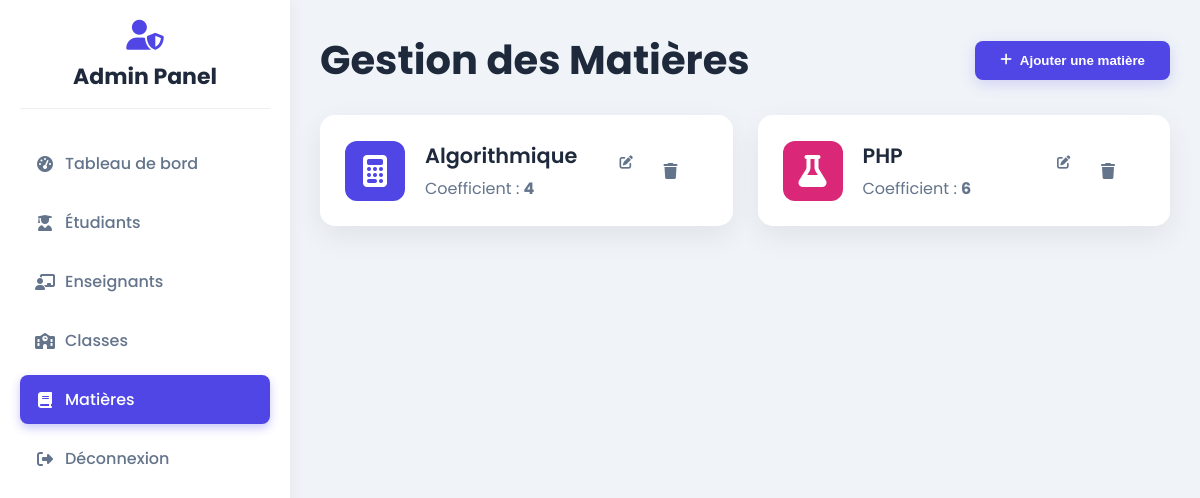
The app's page /admin/matieres.php (signed in) with its own data.
### tables this page shows
CREATE TABLE IF NOT EXISTS `matieres` (
  `id` int NOT NULL AUTO_INCREMENT,
  `nom` varchar(100) DEFAULT NULL,
  `coefficient` int DEFAULT NULL,
  PRIMARY KEY (`id`)
);

### admin/matieres.php (the view, shortened to what this page needs)
<?php
require_once '../config/db.php';
$stmt = $pdo->query("SELECT * FROM matieres ORDER BY nom");
$matieres = $stmt->fetchAll(PDO::FETCH_ASSOC);
?>
<!DOCTYPE html>
<html lang="fr">
<head>
    <link rel="stylesheet" href="https://cdnjs.cloudflare.com/ajax/libs/font-awesome/6.4.0/css/all.min.css">
</head>
<body>
<div class="dashboard-container">
    <aside class="sidebar">
        <div class="admin-header"><i class="fas fa-user-shield"></i><h2>Admin Panel</h2></div>
        <ul>
            <li><a href="dashboard.php"><i class="fas fa-tachometer-alt"></i> Tableau de bord</a></li>
            <li><a href="etudiants.php"><i class="fas fa-user-graduate"></i> Étudiants</a></li>
            <li><a href="enseignants.php"><i class="fas fa-chalkboard-teacher"></i> Enseignants</a></li>
            <li><a href="classes.php"><i class="fas fa-school"></i> Classes</a></li>
            <li><a href="matieres.php" class="active"><i class="fas fa-book"></i> Matières</a></li>
            <li><a href="../auth/logout.php"><i class="fas fa-sign-out-alt"></i> Déconnexion</a></li>
        </ul>
    </aside>
    <main class="main-content">
        <div class="page-header">
            <h1>Gestion des Matières</h1>
            <button class="btn btn-primary" id="addBtn"><i class="fas fa-plus"></i> Ajouter une matière</button>
        </div>
        <div class="matieres-grid">
            <?php if (empty($matieres)): ?>
                <p>Aucune matière n'a été créée pour le moment.</p>
            <?php else: ?>
                <?php
                $colors = ['#4f46e5', '#db2777', '#10b981', '#f59e0b', '#3b82f6', '#8b5cf6'];
                $icons = ['fa-calculator', 'fa-flask', 'fa-globe-europe', 'fa-history', 'fa-paint-brush', 'fa-music'];
                $i = 0;
                foreach ($matieres as $matiere):
                    $color = $colors[$i % count($colors)];
                    $icon = $icons[$i % count($icons)];
                    $i++;
                ?>
                    <div class="matiere-card" style="animation-delay: <?= $i * 80 ?>ms">
                        <div class="card-icon" style="background-color: <?= $color ?>;">
                            <i class="fas <?= $icon ?>"></i>
                        </div>
                        <div class="card-details">
                            <h3><?= htmlspecialchars($matiere['nom']) ?></h3>
                            <p>Coefficient : <strong><?= htmlspecialchars($matiere['coefficient']) ?></strong></p>
                        </div>
                        <div class="card-actions">
                             <button class="btn btn-sm editBtn"
                                    data-id="<?= $matiere['id'] ?>"
                                    data-nom="<?= htmlspecialchars($matiere['nom']) ?>"
                                    data-coefficient="<?= htmlspecialchars($matiere['coefficient']) ?>">
                                <i class="fas fa-edit"></i>
                            </button>
                            <a href="matieres.php?action=delete&id=<?= $matiere['id'] ?>" class="btn btn-sm" onclick="return confirm('Voulez-vous vraiment supprimer cette matière ?');">
                                <i class="fas fa-trash"></i>
                            </a>
                        </div>
                    </div>
                <?php endforeach; ?>
            <?php endif; ?>
        </div>
    </main>
</div>
</body>
</html>

### admin/matieres.php (style rules this page uses)
:root { --sidebar-bg:#fff;--main-bg:#f0f4f8;--text-dark:#1e293b;--text-light:#64748b;--primary-color:#4f46e5;--primary-light:rgba(79,70,229,.1);--success-color:#10b981;--danger-color:#ef4444;--white:#fff; }
body { background-color:var(--main-bg);margin:0;font-family:'Poppins',sans-serif;color:var(--text-dark); }
.dashboard-container { display:flex; }
.sidebar { width:250px;background:var(--sidebar-bg);color:#333;min-height:100vh;padding:20px;box-shadow:2px 0 15px rgba(0,0,0,.05);position:fixed;top:0;left:0; }
.sidebar .admin-header { text-align:center;margin-bottom:30px;padding-bottom:15px;border-bottom:1px solid #eee; }
.sidebar .admin-header i { font-size:30px;color:var(--primary-color);margin-bottom:10px; }
.sidebar .admin-header h2 { margin:0;font-size:22px;color:var(--text-dark); }
.sidebar ul { list-style:none;padding:0; }
.sidebar ul li { margin:10px 0; }
.sidebar ul li a { color:var(--text-light);text-decoration:none;font-weight:500;display:flex;align-items:center;padding:12px 15px;border-radius:8px;transition:all .3s ease; }
.sidebar ul li a i { margin-right:10px;width:20px;text-align:center; }
.sidebar ul li a.active,.sidebar ul li a:hover { background:var(--primary-color);color:var(--white);box-shadow:0 4px 10px rgba(79,70,229,.3); }
.main-content { margin-left:290px;padding:30px;width:calc(100% - 250px); }
.page-header { display:flex;justify-content:space-between;align-items:center;margin-bottom:25px; }
.page-header h1 { font-size:2.5rem;font-weight:700;color:var(--text-dark);margin:0; }
.btn { display:inline-flex;align-items:center;gap:8px;padding:12px 25px;border-radius:8px;text-decoration:none;font-weight:600;transition:all .3s ease;border:none;cursor:pointer; }
.btn-primary { background:var(--primary-color);color:var(--white);box-shadow:0 4px 15px rgba(79,70,229,.2); }
.matieres-grid { display:grid;grid-template-columns:repeat(auto-fit,minmax(280px,1fr));gap:25px; }
.matiere-card { position:relative;background:var(--white);border-radius:15px;padding:25px;box-shadow:0 10px 30px rgba(0,0,0,.07);transition:transform .3s ease, box-shadow .3s ease;animation:pop-in .5s ease-out backwards;display:flex;align-items:center;gap:20px; }
.card-icon { font-size:2rem;color:var(--white);width:60px;height:60px;border-radius:12px;display:grid;place-items:center;flex-shrink:0; }
.card-details h3 { margin:0 0 5px;font-size:1.3rem;font-weight:600;color:var(--text-dark); }
.card-details p { margin:0;color:var(--text-light); }
.card-actions { display:flex;gap:8px;margin-left:auto; }
.card-actions .btn { background:transparent;color:var(--text-light);padding:8px;border-radius:50%;width:36px;height:36px; }

### records on screen
matieres: nom "Algorithmique", coefficient "4"
matieres: nom "PHP", coefficient "6"
